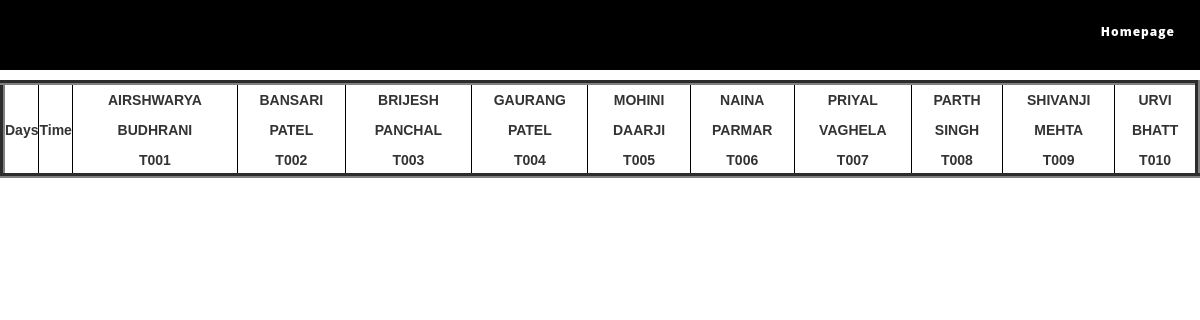
Page /S_busy.php on the committed database.
### tables this page shows
CREATE TABLE `teachers` (
  `faculty_number` varchar(100) NOT NULL,
  `NAME` varchar(100) NOT NULL,
  `ALIAS` varchar(100) NOT NULL,
  `DESIGNATION` varchar(100) NOT NULL
);

### S_busy.php (the view, shortened to what this page needs)
<!DOCTYPE html>
<html xmlns="http://www.w3.org/1999/xhtml">
<head>
    <link href="assets/css/bootstrap.css" rel="stylesheet"/>
    <link href="assets/css/font-awesome.min.css" rel="stylesheet"/>
    <link href="assets/css/flexslider.css" rel="stylesheet"/>
    <link href="assets/css/style.css" rel="stylesheet"/>
</head>
<body>
<div class="navbar navbar-inverse navbar-fixed-top " id="menu">
    <div class="container">
        <div class="navbar-collapse collapse move-me">
            <ul class="nav navbar-nav navbar-left">
                <li>Master Time Table</li>
            </ul>
            <ul class="nav navbar-nav navbar-right">
                <li><a href="index.php">Homepage</a></li>
            </ul>
        </div>
    </div>
</div>
<br>
<div>
    <br>
    <div id="TT" style="background-color: #FFFFFF">
        <table border="5"  cellspacing="1" align="center" id="timetable">
            <tr>
                <th>Days</th>
                <th>Time</th>
                <?php
                $q1 = mysqli_query(mysqli_connect("localhost", "root", "", "ttms"), "SELECT * FROM teachers ORDER BY `faculty_number` ASC");
                while($row=mysqli_fetch_assoc($q1)){
                    echo"<th  style=\"text-align:center \">{$row['NAME']}<br>"."{$row['faculty_number']} </th>";
                }?>
    </div>
</div>
</body>
</html>

### assets/css/style.css (style rules this page uses)
body { font-family: 'Open Sans', sans-serif; line-height: 30px; font-size: 14px; }
#menu { background-color: #000000; color: rgb(0, 0, 0); font-size: 12px; font-weight: 900; letter-spacing: 1px; min-height: 70px; }
.navbar-inverse { border-color: transparent; }
.navbar-inverse .navbar-nav > li > a, .navbar-inverse .navbar-nav > li > a:hover { color: #FFF; padding: 22px 10px; }

### S_busy.php (style rules this page uses)
table { margin-top: 20px; font-family: arial, sans-serif; border-collapse: collapse; width: 100%; }
td, th { border: 1px solid black; text-align: center; }
tr:nth-child(odd) { background-color: #ffffff; }

### rows in the picture
teachers: NAME "AIRSHWARYA BUDHRANI", faculty_number "T001"
teachers: NAME "BANSARI PATEL", faculty_number "T002"
teachers: NAME "BRIJESH PANCHAL", faculty_number "T003"
teachers: NAME "GAURANG PATEL", faculty_number "T004"
teachers: NAME "MOHINI DAARJI", faculty_number "T005"
teachers: NAME "NAINA PARMAR", faculty_number "T006"
teachers: NAME "PRIYAL VAGHELA", faculty_number "T007"
teachers: NAME "PARTH SINGH", faculty_number "T008"
teachers: NAME "SHIVANJI MEHTA", faculty_number "T009"
teachers: NAME "URVI BHATT", faculty_number "T010"
